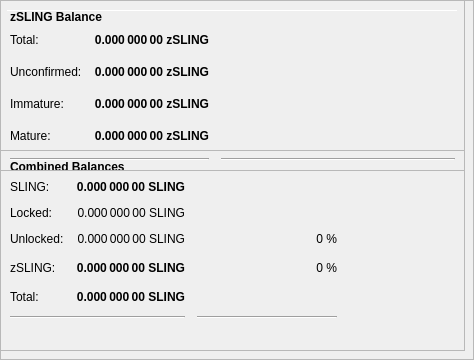
        <widget class="QFrame" name="frameObfuscation">
         <property name="minimumSize">
          <size>
           <width>0</width>
           <height>350</height>
          </size>
         </property>
         <property name="layoutDirection">
          <enum>Qt::LeftToRight</enum>
         </property>
         <property name="frameShape">
          <enum>QFrame::StyledPanel</enum>
         </property>
         <property name="frameShadow">
          <enum>QFrame::Raised</enum>
         </property>
         <widget class="QPushButton" name="runAutoDenom">
          <property name="geometry">
           <rect>
            <x>251</x>
            <y>17</y>
            <width>1</width>
            <height>1</height>
           </rect>
          </property>
          <property name="palette">
           <palette>
            <active>
             <colorrole role="WindowText">
              <brush brushstyle="SolidPattern">
               <color alpha="255">
                <red>0</red>
                <green>0</green>
                <blue>0</blue>
               </color>
              </brush>
             </colorrole>
             <colorrole role="Button">
              <brush brushstyle="SolidPattern">
               <color alpha="255">
                <red>239</red>
                <green>238</green>
                <blue>238</blue>
               </color>
              </brush>
             </colorrole>
             <colorrole role="Light">
              <brush brushstyle="SolidPattern">
               <color alpha="255">
                <red>255</red>
                <green>255</green>
                <blue>255</blue>
               </color>
              </brush>
             </colorrole>
             <colorrole role="Midlight">
              <brush brushstyle="SolidPattern">
               <color alpha="255">
                <red>247</red>
                <green>246</green>
                <blue>246</blue>
               </color>
              </brush>
             </colorrole>
             <colorrole role="Dark">
              <brush brushstyle="SolidPattern">
               <color alpha="255">
                <red>119</red>
                <green>119</green>
                <blue>119</blue>
               </color>
              </brush>
             </colorrole>
             <colorrole role="Mid">
              <brush brushstyle="SolidPattern">
               <color alpha="255">
                <red>159</red>
                <green>159</green>
                <blue>159</blue>
               </color>
              </brush>
             </colorrole>
             <colorrole role="Text">
              <brush brushstyle="SolidPattern">
               <color alpha="255">
                <red>0</red>
                <green>0</green>
                <blue>0</blue>
               </color>
              </brush>
             </colorrole>
             <colorrole role="BrightText">
              <brush brushstyle="SolidPattern">
               <color alpha="255">
                <red>255</red>
                <green>255</green>
                <blue>255</blue>
               </color>
              </brush>
             </colorrole>
             <colorrole role="ButtonText">
              <brush brushstyle="SolidPattern">
               <color alpha="255">
                <red>0</red>
                <green>0</green>
                <blue>0</blue>
               </color>
              </brush>
             </colorrole>
             <colorrole role="Base">
              <brush brushstyle="SolidPattern">
               <color alpha="255">
                <red>255</red>
                <green>255</green>
                <blue>255</blue>
               </color>
              </brush>
             </colorrole>
             <colorrole role="Window">
              <brush brushstyle="SolidPattern">
               <color alpha="255">
                <red>239</red>
                <green>238</green>
                <blue>238</blue>
               </color>
              </brush>
             </colorrole>
             <colorrole role="Shadow">
              <brush brushstyle="SolidPattern">
               <color alpha="255">
                <red>0</red>
                <green>0</green>
                <blue>0</blue>
               </color>
              </brush>
             </colorrole>
             <colorrole role="AlternateBase">
              <brush brushstyle="SolidPattern">
               <color alpha="255">
                <red>247</red>
                <green>246</green>
                <blue>246</blue>
               </color>
              </brush>
             </colorrole>
             <colorrole role="ToolTipBase">
              <brush brushstyle="SolidPattern">
               <color alpha="255">
                <red>255</red>
                <green>255</green>
                <blue>220</blue>
               </color>
              </brush>
             </colorrole>
             <colorrole role="ToolTipText">
              <brush brushstyle="SolidPattern">
               <color alpha="255">
                <red>0</red>
                <green>0</green>
                <blue>0</blue>
               </color>
              </brush>
             </colorrole>
            </active>
            <inactive>
             <colorrole role="WindowText">
              <brush brushstyle="SolidPattern">
               <color alpha="255">
                <red>0</red>
                <green>0</green>
                <blue>0</blue>
               </color>
              </brush>
             </colorrole>
             <colorrole role="Button">
              <brush brushstyle="SolidPattern">
               <color alpha="255">
                <red>239</red>
                <green>238</green>
                <blue>238</blue>
               </color>
              </brush>
             </colorrole>
             <colorrole role="Light">
              <brush brushstyle="SolidPattern">
               <color alpha="255">
                <red>255</red>
                <green>255</green>
                <blue>255</blue>
               </color>
              </brush>
             </colorrole>
             <colorrole role="Midlight">
              <brush brushstyle="SolidPattern">
               <color alpha="255">
                <red>247</red>
                <green>246</green>
                <blue>246</blue>
               </color>
              </brush>
             </colorrole>
             <colorrole role="Dark">
              <brush brushstyle="SolidPattern">
               <color alpha="255">
                <red>119</red>
                <green>119</green>
                <blue>119</blue>
               </color>
              </brush>
             </colorrole>
             <colorrole role="Mid">
              <brush brushstyle="SolidPattern">
               <color alpha="255">
                <red>159</red>
                <green>159</green>
                <blue>159</blue>
               </color>
              </brush>
             </colorrole>
             <colorrole role="Text">
              <brush brushstyle="SolidPattern">
               <color alpha="255">
                <red>0</red>
                <green>0</green>
                <blue>0</blue>
               </color>
              </brush>
             </colorrole>
             <colorrole role="BrightText">
              <brush brushstyle="SolidPattern">
               <color alpha="255">
                <red>255</red>
                <green>255</green>
                <blue>255</blue>
               </color>
              </brush>
             </colorrole>
             <colorrole role="ButtonText">
              <brush brushstyle="SolidPattern">
               <color alpha="255">
                <red>0</red>
                <green>0</green>
                <blue>0</blue>
               </color>
              </brush>
             </colorrole>
             <colorrole role="Base">
              <brush brushstyle="SolidPattern">
               <color alpha="255">
                <red>255</red>
                <green>255</green>
                <blue>255</blue>
               </color>
              </brush>
             </colorrole>
             <colorrole role="Window">
              <brush brushstyle="SolidPattern">
               <color alpha="255">
                <red>239</red>
                <green>238</green>
                <blue>238</blue>
               </color>
              </brush>
             </colorrole>
             <colorrole role="Shadow">
              <brush brushstyle="SolidPattern">
               <color alpha="255">
                <red>0</red>
                <green>0</green>
                <blue>0</blue>
               </color>
              </brush>
             </colorrole>
             <colorrole role="AlternateBase">
              <brush brushstyle="SolidPattern">
               <color alpha="255">
                <red>247</red>
                <green>246</green>
                <blue>246</blue>
               </color>
              </brush>
             </colorrole>
             <colorrole role="ToolTipBase">
              <brush brushstyle="SolidPattern">
               <color alpha="255">
                <red>255</red>
                <green>255</green>
                <blue>220</blue>
               </color>
              </brush>
             </colorrole>
             <colorrole role="ToolTipText">
              <brush brushstyle="SolidPattern">
               <color alpha="255">
                <red>0</red>
                <green>0</green>
                <blue>0</blue>
               </color>
              </brush>
             </colorrole>
            </inactive>
            <disabled>
             <colorrole role="WindowText">
              <brush brushstyle="SolidPattern">
               <color alpha="255">
                <red>119</red>
                <green>119</green>
                <blue>119</blue>
               </color>
              </brush>
             </colorrole>
             <colorrole role="Button">
              <brush brushstyle="SolidPattern">
               <color alpha="255">
                <red>239</red>
                <green>238</green>
                <blue>238</blue>
               </color>
              </brush>
             </colorrole>
             <colorrole role="Light">
              <brush brushstyle="SolidPattern">
               <color alpha="255">
                <red>255</red>
                <green>255</green>
                <blue>255</blue>
               </color>
              </brush>
             </colorrole>
             <colorrole role="Midlight">
              <brush brushstyle="SolidPattern">
               <color alpha="255">
                <red>247</red>
                <green>246</green>
                <blue>246</blue>
               </color>
              </brush>
             </colorrole>
             <colorrole role="Dark">
              <brush brushstyle="SolidPattern">
               <color alpha="255">
                <red>119</red>
                <green>119</green>
                <blue>119</blue>
               </color>
              </brush>
             </colorrole>
             <colorrole role="Mid">
              <brush brushstyle="SolidPattern">
               <color alpha="255">
                <red>159</red>
                <green>159</green>
                <blue>159</blue>
               </color>
              </brush>
             </colorrole>
             <colorrole role="Text">
              <brush brushstyle="SolidPattern">
               <color alpha="255">
                <red>119</red>
                <green>119</green>
                <blue>119</blue>
               </color>
              </brush>
             </colorrole>
             <colorrole role="BrightText">
              <brush brushstyle="SolidPattern">
               <color alpha="255">
                <red>255</red>
                <green>255</green>
                <blue>255</blue>
               </color>
              </brush>
             </colorrole>
             <colorrole role="ButtonText">
              <brush brushstyle="SolidPattern">
               <color alpha="255">
                <red>119</red>
                <green>119</green>
                <blue>119</blue>
               </color>
              </brush>
             </colorrole>
             <colorrole role="Base">
              <brush brushstyle="SolidPattern">
               <color alpha="255">
                <red>239</red>
                <green>238</green>
                <blue>238</blue>
               </color>
              </brush>
             </colorrole>
             <colorrole role="Window">
              <brush brushstyle="SolidPattern">
               <color alpha="255">
                <red>239</red>
                <green>238</green>
                <blue>238</blue>
               </color>
              </brush>
             </colorrole>
             <colorrole role="Shadow">
              <brush brushstyle="SolidPattern">
               <color alpha="255">
                <red>0</red>
                <green>0</green>
                <blue>0</blue>
               </color>
              </brush>
             </colorrole>
             <colorrole role="AlternateBase">
              <brush brushstyle="SolidPattern">
               <color alpha="255">
                <red>239</red>
                <green>238</green>
                <blue>238</blue>
               </color>
              </brush>
             </colorrole>
             <colorrole role="ToolTipBase">
              <brush brushstyle="SolidPattern">
               <color alpha="255">
                <red>255</red>
                <green>255</green>
                <blue>220</blue>
               </color>
              </brush>
             </colorrole>
             <colorrole role="ToolTipText">
              <brush brushstyle="SolidPattern">
               <color alpha="255">
                <red>0</red>
                <green>0</green>
                <blue>0</blue>
               </color>
              </brush>
             </colorrole>
            </disabled>
           </palette>
          </property>
          <property name="focusPolicy">
           <enum>Qt::NoFocus</enum>
          </property>
          <property name="autoFillBackground">
           <bool>true</bool>
          </property>
          <property name="text">
           <string/>
          </property>
          <property name="flat">
           <bool>true</bool>
          </property>
         </widget>
         <widget class="Line" name="line">
          <property name="geometry">
           <rect>
            <x>7</x>
            <y>10</y>
            <width>451</width>
            <height>1</height>
           </rect>
          </property>
          <property name="orientation">
           <enum>Qt::Horizontal</enum>
          </property>
         </widget>
         <widget class="QFrame" name="frame_3">
          <property name="geometry">
           <rect>
            <x>0</x>
            <y>150</y>
            <width>465</width>
            <height>201</height>
           </rect>
          </property>
          <property name="frameShape">
           <enum>QFrame::StyledPanel</enum>
          </property>
          <property name="frameShadow">
           <enum>QFrame::Raised</enum>
          </property>
          <layout class="QVBoxLayout" name="verticalLayout_5">
           <item>
            <layout class="QHBoxLayout" name="horizontalLayout_5" stretch="0">
             <item>
              <widget class="QLabel" name="label_5z">
               <property name="maximumSize">
                <size>
                 <width>16777215</width>
                 <height>20</height>
                </size>
               </property>
               <property name="font">
                <font>
                 <weight>75</weight>
                 <bold>true</bold>
                </font>
               </property>
               <property name="toolTip">
                <string>Combined Balances (including unconfirmed and immature coins)</string>
               </property>
               <property name="text">
                <string>&lt;html&gt;&lt;head/&gt;&lt;body&gt;&lt;p&gt;Combined Balances&lt;/p&gt;&lt;/body&gt;&lt;/html&gt;</string>
               </property>
              </widget>
             </item>
            </layout>
           </item>
           <item>
            <layout class="QGridLayout" name="gridLayout_3">
             <property name="spacing">
              <number>12</number>
             </property>
             <item row="7" column="0" colspan="2">
              <widget class="Line" name="lineSpendableBalance_3">
               <property name="orientation">
                <enum>Qt::Horizontal</enum>
               </property>
              </widget>
             </item>
             <item row="7" column="2">
              <widget class="Line" name="lineWatchBalance_3">
               <property name="sizePolicy">
                <sizepolicy hsizetype="Preferred" vsizetype="Fixed">
                 <horstretch>0</horstretch>
                 <verstretch>0</verstretch>
                </sizepolicy>
               </property>
               <property name="minimumSize">
                <size>
                 <width>140</width>
                 <height>0</height>
                </size>
               </property>
               <property name="orientation">
                <enum>Qt::Horizontal</enum>
               </property>
              </widget>
             </item>
             <item row="4" column="1">
              <widget class="QLabel" name="labelzBalancez">
               <property name="font">
                <font>
                 <weight>75</weight>
                 <bold>true</bold>
                </font>
               </property>
               <property name="cursor">
                <cursorShape>IBeamCursor</cursorShape>
               </property>
               <property name="toolTip">
                <string>Total of transactions that have yet to be confirmed, and do not yet count toward the spendable balance</string>
               </property>
               <property name="text">
                <string notr="true">0.000 000 00 SLING</string>
               </property>
               <property name="alignment">
                <set>Qt::AlignRight|Qt::AlignTrailing|Qt::AlignVCenter</set>
               </property>
               <property name="textInteractionFlags">
                <set>Qt::LinksAccessibleByMouse|Qt::TextSelectableByKeyboard|Qt::TextSelectableByMouse</set>
               </property>
              </widget>
             </item>
             <item row="6" column="1">
              <widget class="QLabel" name="labelTotalz">
               <property name="font">
                <font>
                 <weight>75</weight>
                 <bold>true</bold>
                </font>
               </property>
               <property name="cursor">
                <cursorShape>IBeamCursor</cursorShape>
               </property>
               <property name="toolTip">
                <string>Total Balance, including unconfirmed and immature coins.</string>
               </property>
               <property name="text">
                <string notr="true">0.000 000 00 SLING</string>
               </property>
               <property name="alignment">
                <set>Qt::AlignRight|Qt::AlignTrailing|Qt::AlignVCenter</set>
               </property>
               <property name="textInteractionFlags">
                <set>Qt::LinksAccessibleByMouse|Qt::TextSelectableByKeyboard|Qt::TextSelectableByMouse</set>
               </property>
              </widget>
             </item>
             <item row="4" column="3">
              <spacer name="horizontalSpacer_6">
               <property name="orientation">
                <enum>Qt::Horizontal</enum>
               </property>
               <property name="sizeHint" stdset="0">
                <size>
                 <width>40</width>
                 <height>20</height>
                </size>
               </property>
              </spacer>
             </item>
             <item row="6" column="0">
              <widget class="QLabel" name="labelTotalTextz">
               <property name="text">
                <string>Total:</string>
               </property>
              </widget>
             </item>
             <item row="1" column="0">
              <widget class="QLabel" name="labelBalanceTextz">
               <property name="text">
                <string>SLING:</string>
               </property>
              </widget>
             </item>
             <item row="1" column="1">
              <widget class="QLabel" name="labelBalancez">
               <property name="font">
                <font>
                 <weight>75</weight>
                 <bold>true</bold>
                </font>
               </property>
               <property name="cursor">
                <cursorShape>IBeamCursor</cursorShape>
               </property>
               <property name="toolTip">
                <string>Your current spendable balance</string>
               </property>
               <property name="text">
                <string notr="true">0.000 000 00 SLING</string>
               </property>
               <property name="alignment">
                <set>Qt::AlignRight|Qt::AlignTrailing|Qt::AlignVCenter</set>
               </property>
               <property name="textInteractionFlags">
                <set>Qt::LinksAccessibleByMouse|Qt::TextSelectableByKeyboard|Qt::TextSelectableByMouse</set>
               </property>
              </widget>
             </item>
             <item row="4" column="0">
              <widget class="QLabel" name="labelzBalanceTextz">
               <property name="toolTip">
                <string/>
               </property>
               <property name="text">
                <string>zSLING:</string>
               </property>
              </widget>
             </item>
             <item row="4" column="2">
              <widget class="QLabel" name="labelzSLINGPercent">
               <property name="toolTip">
                <string>Current percentage of zSLING.
If AutoMint is enabled this percentage will settle around the configured AutoMint percentage (default = 10%)</string>
               </property>
               <property name="text">
                <string>0 %</string>
               </property>
               <property name="alignment">
                <set>Qt::AlignRight|Qt::AlignTrailing|Qt::AlignVCenter</set>
               </property>
              </widget>
             </item>
             <item row="6" column="2">
              <widget class="QLabel" name="label100Percent">
               <property name="text">
                <string/>
               </property>
               <property name="alignment">
                <set>Qt::AlignRight|Qt::AlignTrailing|Qt::AlignVCenter</set>
               </property>
              </widget>
             </item>
             <item row="2" column="1">
              <widget class="QLabel" name="labelLockedBalance">
               <property name="toolTip">
                <string>Locked SLING or Masternode collaterals. These are excluded from zSLING minting.</string>
               </property>
               <property name="text">
                <string>0.000 000 00 SLING</string>
               </property>
               <property name="alignment">
                <set>Qt::AlignRight|Qt::AlignTrailing|Qt::AlignVCenter</set>
               </property>
              </widget>
             </item>
             <item row="2" column="0">
              <widget class="QLabel" name="labelLockedBalanceText">
               <property name="toolTip">
                <string>Locked SLING or Masternode collaterals. These are excluded from zSLING minting.</string>
               </property>
               <property name="text">
                <string>Locked:</string>
               </property>
              </widget>
             </item>
             <item row="3" column="0">
              <widget class="QLabel" name="labelUnLockedBalanceText">
               <property name="toolTip">
                <string>Unlocked SLINGs. These can be used for zSLING minting.</string>
               </property>
               <property name="text">
                <string>Unlocked:</string>
               </property>
              </widget>
             </item>
             <item row="3" column="1">
              <widget class="QLabel" name="labelUnLockedBalance">
               <property name="toolTip">
                <string>Unlocked SLINGs. These can be used for zSLING minting.</string>
               </property>
               <property name="text">
                <string>0.000 000 00 SLING</string>
               </property>
               <property name="alignment">
                <set>Qt::AlignRight|Qt::AlignTrailing|Qt::AlignVCenter</set>
               </property>
              </widget>
             </item>
             <item row="3" column="2">
              <widget class="QLabel" name="labelSLINGPercent">
               <property name="text">
                <string>0 %</string>
               </property>
               <property name="alignment">
                <set>Qt::AlignRight|Qt::AlignTrailing|Qt::AlignVCenter</set>
               </property>
              </widget>
             </item>
            </layout>
           </item>
           <item>
            <spacer name="verticalSpacer">
             <property name="orientation">
              <enum>Qt::Vertical</enum>
             </property>
             <property name="sizeHint" stdset="0">
              <size>
               <width>20</width>
               <height>40</height>
              </size>
             </property>
            </spacer>
           </item>
          </layout>
         </widget>
         <widget class="QFrame" name="frame_4">
          <property name="geometry">
           <rect>
            <x>0</x>
            <y>0</y>
            <width>465</width>
            <height>171</height>
           </rect>
          </property>
          <property name="frameShape">
           <enum>QFrame::StyledPanel</enum>
          </property>
          <property name="frameShadow">
           <enum>QFrame::Raised</enum>
          </property>
          <layout class="QVBoxLayout" name="verticalLayout_7">
           <item>
            <layout class="QHBoxLayout" name="horizontalLayout_8" stretch="0">
             <item>
              <widget class="QLabel" name="label_5z_3">
               <property name="maximumSize">
                <size>
                 <width>16777215</width>
                 <height>20</height>
                </size>
               </property>
               <property name="font">
                <font>
                 <weight>75</weight>
                 <bold>true</bold>
                </font>
               </property>
               <property name="text">
                <string>zSLING Balance</string>
               </property>
              </widget>
             </item>
            </layout>
           </item>
           <item>
            <layout class="QGridLayout" name="gridLayout_5">
             <property name="spacing">
              <number>12</number>
             </property>
             <item row="4" column="0">
              <widget class="QLabel" name="labelzBalanceMatureText">
               <property name="toolTip">
                <string>Mature: more than 20 confirmation and more than 1 mints of the same denomination after it was minted.
These zSLING are spendable.</string>
               </property>
               <property name="text">
                <string>Mature:</string>
               </property>
              </widget>
             </item>
             <item row="5" column="0" colspan="2">
              <widget class="Line" name="lineSpendableBalance_5">
               <property name="orientation">
                <enum>Qt::Horizontal</enum>
               </property>
              </widget>
             </item>
             <item row="1" column="1">
              <widget class="QLabel" name="labelzBalance">
               <property name="font">
                <font>
                 <weight>75</weight>
                 <bold>true</bold>
                </font>
               </property>
               <property name="cursor">
                <cursorShape>IBeamCursor</cursorShape>
               </property>
               <property name="toolTip">
                <string>All available zSLING, unconfirmed and immature zSLING included.</string>
               </property>
               <property name="text">
                <string notr="true">0.000 000 00 zSLING</string>
               </property>
               <property name="alignment">
                <set>Qt::AlignRight|Qt::AlignTrailing|Qt::AlignVCenter</set>
               </property>
               <property name="textInteractionFlags">
                <set>Qt::LinksAccessibleByMouse|Qt::TextSelectableByKeyboard|Qt::TextSelectableByMouse</set>
               </property>
              </widget>
             </item>
             <item row="5" column="2">
              <widget class="Line" name="lineWatchBalance_5">
               <property name="sizePolicy">
                <sizepolicy hsizetype="Preferred" vsizetype="Fixed">
                 <horstretch>0</horstretch>
                 <verstretch>0</verstretch>
                </sizepolicy>
               </property>
               <property name="minimumSize">
                <size>
                 <width>140</width>
                 <height>0</height>
                </size>
               </property>
               <property name="orientation">
                <enum>Qt::Horizontal</enum>
               </property>
              </widget>
             </item>
             <item row="1" column="0">
              <widget class="QLabel" name="labelzBalanceText">
               <property name="toolTip">
                <string>All available zSLING, unconfirmed and immature zSLING included.</string>
               </property>
               <property name="text">
                <string>Total:</string>
               </property>
              </widget>
             </item>
             <item row="1" column="2">
              <spacer name="horizontalSpacer_8">
               <property name="orientation">
                <enum>Qt::Horizontal</enum>
               </property>
               <property name="sizeHint" stdset="0">
                <size>
                 <width>40</width>
                 <height>20</height>
                </size>
               </property>
              </spacer>
             </item>
             <item row="4" column="2">
              <spacer name="horizontalSpacer_4">
               <property name="orientation">
                <enum>Qt::Horizontal</enum>
               </property>
               <property name="sizeHint" stdset="0">
                <size>
                 <width>40</width>
                 <height>20</height>
                </size>
               </property>
              </spacer>
             </item>
             <item row="4" column="1">
              <widget class="QLabel" name="labelzBalanceMature">
               <property name="font">
                <font>
                 <weight>75</weight>
                 <bold>true</bold>
                </font>
               </property>
               <property name="toolTip">
                <string>Mature: more than 20 confirmation and more than 1 mints of the same denomination after it was minted.
These zSLING are spendable.</string>
               </property>
               <property name="text">
                <string>0.000 000 00 zSLING</string>
               </property>
               <property name="alignment">
                <set>Qt::AlignRight|Qt::AlignTrailing|Qt::AlignVCenter</set>
               </property>
              </widget>
             </item>
             <item row="2" column="0">
              <widget class="QLabel" name="labelzBalanceUnconfirmedText">
               <property name="toolTip">
                <string>Unconfirmed: less than 20 confirmations
Immature: confirmed, but less than 1 mints of the same denomination after it was minted</string>
               </property>
               <property name="text">
                <string>Unconfirmed:</string>
               </property>
              </widget>
             </item>
             <item row="2" column="1">
              <widget class="QLabel" name="labelzBalanceUnconfirmed">
               <property name="font">
                <font>
                 <weight>75</weight>
                 <bold>true</bold>
                </font>
               </property>
               <property name="toolTip">
                <string>Unconfirmed: less than 20 confirmations
Immature: confirmed, but less than 1 mints of the same denomination after it was minted</string>
               </property>
               <property name="text">
                <string>0.000 000 00 zSLING</string>
               </property>
               <property name="alignment">
                <set>Qt::AlignRight|Qt::AlignTrailing|Qt::AlignVCenter</set>
               </property>
              </widget>
             </item>
             <item row="2" column="2">
              <spacer name="horizontalSpacer_5">
               <property name="orientation">
                <enum>Qt::Horizontal</enum>
               </property>
               <property name="sizeHint" stdset="0">
                <size>
                 <width>40</width>
                 <height>20</height>
                </size>
               </property>
              </spacer>
             </item>
             <item row="3" column="0">
              <widget class="QLabel" name="labelzBalanceImmatureText">
               <property name="toolTip">
                <string>Unconfirmed: less than 20 confirmations
Immature: confirmed, but less than 1 mints of the same denomination after it was minted</string>
               </property>
               <property name="text">
                <string>Immature:</string>
               </property>
              </widget>
             </item>
             <item row="3" column="1">
              <widget class="QLabel" name="labelzBalanceImmature">
               <property name="font">
                <font>
                 <weight>75</weight>
                 <bold>true</bold>
                </font>
               </property>
               <property name="toolTip">
                <string>Unconfirmed: less than 20 confirmations
Immature: confirmed, but less than 1 mints of the same denomination after it was minted</string>
               </property>
               <property name="text">
                <string>0.000 000 00 zSLING</string>
               </property>
               <property name="alignment">
                <set>Qt::AlignRight|Qt::AlignTrailing|Qt::AlignVCenter</set>
               </property>
              </widget>
             </item>
             <item row="3" column="2">
              <spacer name="horizontalSpacer_7">
               <property name="orientation">
                <enum>Qt::Horizontal</enum>
               </property>
               <property name="sizeHint" stdset="0">
                <size>
                 <width>40</width>
                 <height>20</height>
                </size>
               </property>
              </spacer>
             </item>
            </layout>
           </item>
          </layout>
         </widget>
        </widget>
